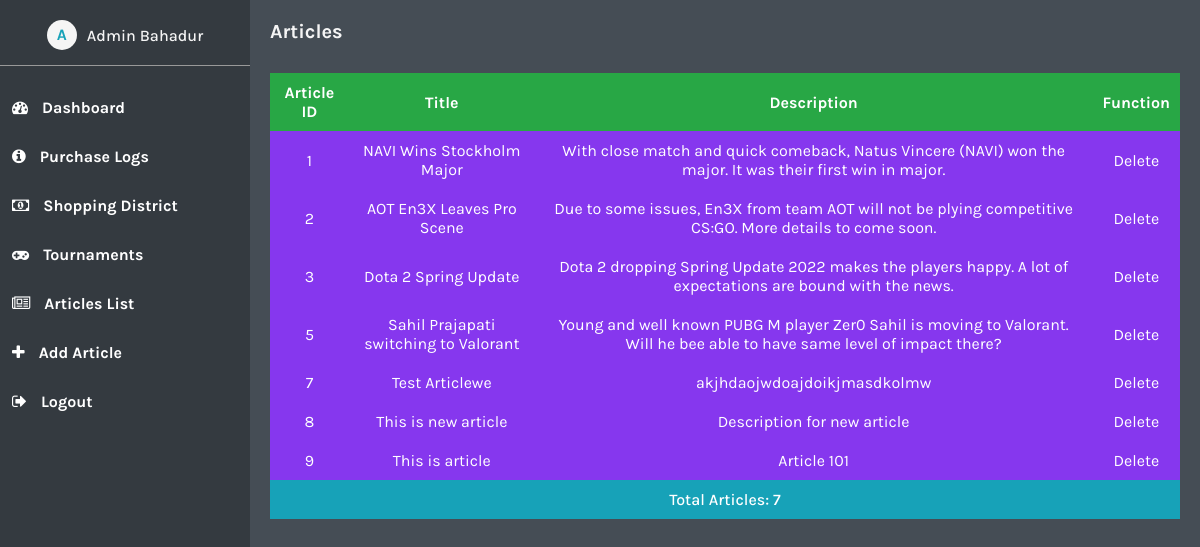
Screenshot of /admin/index.php?page=articles (signed in) with the database file from the repository.
### tables this page shows
CREATE TABLE `article` (
  `id` int(11) NOT NULL,
  `title` varchar(50) NOT NULL,
  `dis` text NOT NULL
);

### admin/services.php (called while the page is built, shortened)
<?php
function getArticles($mysqli){
    $articles = array();
    $query = "select * from article";
    if ($data=$mysqli->query($query)) {
        foreach ($data as $value) {
            $id = $value['id'];
            $title = $value['title'];
            $dis = $value['dis'];
            $article = new Article($id,$title,$dis);
            array_push($articles,$article);
        }
        return $articles;
    }
}
?>

### entity/Article.php (called while the page is built, shortened)
<?php
class Article
{
    function __construct($id,$title,$dis){
        $this->id=$id;
        $this->title=$title;
        $this->dis=$dis;
    }
}
?>

### admin/partial/articleslist.php (the view, shortened to what this page needs)
<!DOCTYPE html>
<html lang="en">
    <head>
        <link rel="stylesheet" href="./css/dashboard.css">
        <link rel="stylesheet" href="./css/purchaselog.css">
    </head>
    <body>
        <div class="dashboard">
            <div class="header kbold">
                Articles
            </div>
            <div class="cards-section">
                <table>
                    <tr class="kbold">
                        <th class="heading">
                            Article ID
                        </th>
                        <th class="heading">
                            Title
                        </th>
                        <th class="heading">
                            Description
                        </th>
                        <th>Function</th>
                    </tr>
                    <?php
                        $articles = getArticles($conn);
                        foreach ($articles as $a) {
                            ?>
                    <tr class="kregular">
                        <td>
                            <?php echo $a->id?>
                        </td>
                        <td>
                            <?php echo $a->title?>
                        </td>
                        <td>
                            <?php echo $a->dis?>
                        </td>
                        <td style="cursor:pointer"
                            onclick="window.location.href = './function/deletearticle.php?id=<?php echo $a->id?>'">
                            Delete
                        </td>
                    </tr>
                    <?php
                        }
                    ?>
                    <tr class="kmedium">
                        <td colspan=7>Total Articles: <?php echo count($articles)?></td>
                    </tr>
                </table>
            </div>
        </div>
    </body>
</html>

### admin/css/admin.css (style rules this page uses)
:root { --bg: #454d55; --sidebar-bg: #343a40; --primary: #17a2b8; --success: #28a745; --warning: #8637ee; --danger: #dc3545; --border: #999999; }
body, html, * { margin: 0; padding: 0; }

### admin/css/dashboard.css (style rules this page uses)
.dashboard { width: 100%; }
.dashboard > .header { width: 100%; font-size: 20px; color: whitesmoke; padding: 20px; }
.cards-section { margin-top: 10px; padding: 0px 20px; display: flex; justify-content: space-between; }

### admin/css/purchaselog.css (style rules this page uses)
tr { background-color: var(--success); }
tr:not(:first-of-type) { background-color: var(--warning); }
tr:last-of-type { background-color: var(--primary); }
td, th { padding: 10px; text-align: center; }
table { width: 100%; color: white; border-spacing: 0px; }

### rows the page displays
article: id "1", title "NAVI Wins Stockholm Major", dis "With close match and quick comeback, Natus Vincere (NAVI) won the major. It was their first win in major."
article: id "2", title "AOT En3X Leaves Pro Scene", dis "Due to some issues, En3X from team AOT will not be plying competitive CS:GO. More details to come soon."
article: id "3", title "Dota 2 Spring Update", dis "Dota 2 dropping Spring Update 2022 makes the players happy. A lot of expectations are bound with the news."
article: id "5", title "Sahil Prajapati switching to Valorant", dis "Young and well known PUBG M player Zer0 Sahil is moving to Valorant. Will he bee able to have same level of impact there?"
article: id "7", title "Test Articlewe", dis "akjhdaojwdoajdoikjmasdkolmw"
article: id "8", title "This is new article", dis "Description for new article"
article: id "9", title "This is article", dis "Article 101"

### other values shown
$adminData->name "Admin Bahadur"
count($articles) "7"
